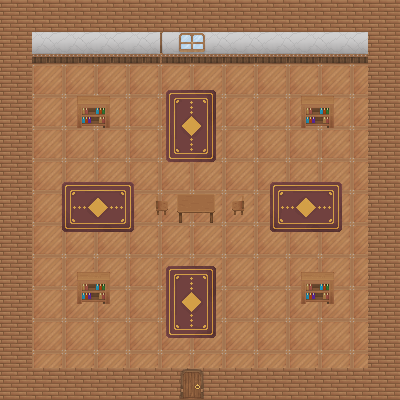

A level layout from a 2D game, rendered from its tile map. Below: a short description, then the map file with tile-grid data replaced by summaries:
An orthogonal 25x25 tile map with 16x16 px tiles, 4 tile layers (floor, walls, door, elements) and 11 objects (9x collision, exit_house_2, point_entrée_house_2).

<map version="1.10" tiledversion="1.10.1" orientation="orthogonal" renderorder="right-down" width="25" height="25" tilewidth="16" tileheight="16" infinite="0" nextlayerid="6" nextobjectid="15">
 <tileset firstgid="1" name="floor" tilewidth="16" tileheight="16" tilecount="256" columns="16">
  <image source="Fantasy Interior Tiles/Full.png" trans="000000" width="256" height="256" />
 </tileset>
 <layer id="1" name="floor" width="25" height="25">
  <data>[625 cells, 625 non-empty, 4 distinct tile ids]</data>
 </layer>
 <layer id="2" name="walls" width="25" height="25">
  <data>[625 cells, 184 non-empty, 1 distinct tile ids]</data>
 </layer>
 <layer id="3" name="door" width="25" height="25">
  <data>[625 cells, 4 non-empty, 4 distinct tile ids]</data>
 </layer>
 <layer id="4" name="elements" width="25" height="25">
  <data>[625 cells, 179 non-empty, 53 distinct tile ids]</data>
 </layer>
 <objectgroup id="5" name="Objects">
  <object id="2" type="collision" x="2" y="2" width="398" height="59">
   <properties>
    <property name="Type" value="collision" />
   </properties>
  </object>
  <object id="3" type="collision" x="1" y="62" width="35" height="337">
   <properties>
    <property name="Type" value="collision" />
   </properties>
  </object>
  <object id="4" type="collision" x="370" y="65" width="29" height="334">
   <properties>
    <property name="Type" value="collision" />
   </properties>
  </object>
  <object id="5" type="collision" x="40" y="369" width="329" height="30">
   <properties>
    <property name="Type" value="collision" />
   </properties>
  </object>
  <object id="6" type="collision" x="77" y="103" width="37" height="25">
   <properties>
    <property name="Type" value="collision" />
   </properties>
  </object>
  <object id="7" type="collision" x="303" y="105" width="28" height="24">
   <properties>
    <property name="Type" value="collision" />
   </properties>
  </object>
  <object id="8" type="collision" x="302" y="279" width="32" height="25">
   <properties>
    <property name="Type" value="collision" />
   </properties>
  </object>
  <object id="9" type="collision" x="79" y="280" width="31" height="24">
   <properties>
    <property name="Type" value="collision" />
   </properties>
  </object>
  <object id="10" type="collision" x="177" y="196" width="37" height="29">
   <properties>
    <property name="Type" value="collision" />
   </properties>
  </object>
  <object id="11" name="exit_house_2" x="181" y="362" width="23" height="38" />
  <object id="14" name="point_entrée_house_2" x="270" y="328">
   <point />
  </object>
 </objectgroup>
</map>
